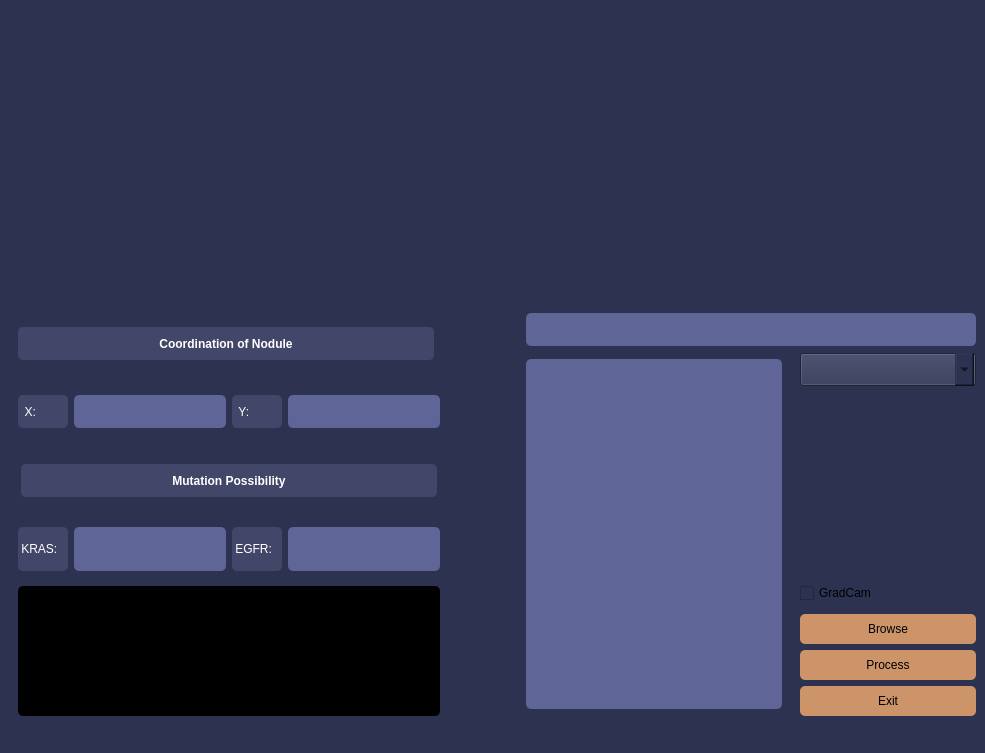
<?xml version="1.0" encoding="UTF-8"?>
<ui version="4.0">
 <class>MainWindow</class>
 <widget class="QMainWindow" name="MainWindow">
  <property name="geometry">
   <rect>
    <x>0</x>
    <y>0</y>
    <width>985</width>
    <height>753</height>
   </rect>
  </property>
  <property name="minimumSize">
   <size>
    <width>763</width>
    <height>678</height>
   </size>
  </property>
  <property name="windowTitle">
   <string>medSeg v.0.0.1</string>
  </property>
  <property name="styleSheet">
   <string notr="true">background-color: rgb(45, 50, 80);</string>
  </property>
  <widget class="QWidget" name="centralwidget">
   <property name="styleSheet">
    <string notr="true">QMainWindow {
	background-color: rgb(230, 230, 230);
	}</string>
   </property>
   <layout class="QVBoxLayout" name="verticalLayout">
    <item>
     <widget class="QWidget" name="widget" native="true">
      <layout class="QVBoxLayout" name="verticalLayout_2">
       <property name="leftMargin">
        <number>0</number>
       </property>
       <property name="topMargin">
        <number>0</number>
       </property>
       <property name="rightMargin">
        <number>0</number>
       </property>
       <property name="bottomMargin">
        <number>0</number>
       </property>
       <item>
        <widget class="QWidget" name="widget_2" native="true">
         <property name="minimumSize">
          <size>
           <width>0</width>
           <height>298</height>
          </size>
         </property>
         <layout class="QHBoxLayout" name="horizontalLayout">
          <property name="leftMargin">
           <number>0</number>
          </property>
          <property name="topMargin">
           <number>0</number>
          </property>
          <property name="rightMargin">
           <number>0</number>
          </property>
          <property name="bottomMargin">
           <number>0</number>
          </property>
          <item>
           <widget class="QWidget" name="widget_5" native="true">
            <layout class="QHBoxLayout" name="horizontalLayout_12">
             <property name="leftMargin">
              <number>12</number>
             </property>
             <property name="topMargin">
              <number>0</number>
             </property>
             <property name="rightMargin">
              <number>12</number>
             </property>
             <property name="bottomMargin">
              <number>0</number>
             </property>
             <item>
              <widget class="QLabel" name="raw_image">
               <property name="minimumSize">
                <size>
                 <width>298</width>
                 <height>298</height>
                </size>
               </property>
               <property name="maximumSize">
                <size>
                 <width>400</width>
                 <height>400</height>
                </size>
               </property>
               <property name="styleSheet">
                <string notr="true">QLabel {
	border-radius: 5px;
}</string>
               </property>
               <property name="text">
                <string/>
               </property>
               <property name="scaledContents">
                <bool>true</bool>
               </property>
              </widget>
             </item>
            </layout>
           </widget>
          </item>
          <item>
           <widget class="QWidget" name="widget_6" native="true">
            <layout class="QHBoxLayout" name="horizontalLayout_13">
             <property name="leftMargin">
              <number>12</number>
             </property>
             <property name="topMargin">
              <number>0</number>
             </property>
             <property name="rightMargin">
              <number>12</number>
             </property>
             <property name="bottomMargin">
              <number>0</number>
             </property>
             <item>
              <widget class="QLabel" name="mask_l">
               <property name="minimumSize">
                <size>
                 <width>298</width>
                 <height>298</height>
                </size>
               </property>
               <property name="maximumSize">
                <size>
                 <width>400</width>
                 <height>400</height>
                </size>
               </property>
               <property name="styleSheet">
                <string notr="true">QLabel {
	border-radius: 5px;
}</string>
               </property>
               <property name="text">
                <string/>
               </property>
               <property name="scaledContents">
                <bool>true</bool>
               </property>
              </widget>
             </item>
            </layout>
           </widget>
          </item>
          <item>
           <widget class="QWidget" name="widget_7" native="true">
            <layout class="QHBoxLayout" name="horizontalLayout_14">
             <property name="leftMargin">
              <number>12</number>
             </property>
             <property name="topMargin">
              <number>0</number>
             </property>
             <property name="rightMargin">
              <number>12</number>
             </property>
             <property name="bottomMargin">
              <number>0</number>
             </property>
             <item>
              <widget class="QLabel" name="segm_l">
               <property name="minimumSize">
                <size>
                 <width>298</width>
                 <height>298</height>
                </size>
               </property>
               <property name="maximumSize">
                <size>
                 <width>400</width>
                 <height>400</height>
                </size>
               </property>
               <property name="styleSheet">
                <string notr="true">QLabel {
	border-radius: 5px;
}</string>
               </property>
               <property name="text">
                <string/>
               </property>
               <property name="scaledContents">
                <bool>true</bool>
               </property>
              </widget>
             </item>
            </layout>
           </widget>
          </item>
         </layout>
        </widget>
       </item>
       <item>
        <widget class="QWidget" name="widget_3" native="true">
         <layout class="QHBoxLayout" name="horizontalLayout_3">
          <property name="leftMargin">
           <number>0</number>
          </property>
          <property name="topMargin">
           <number>0</number>
          </property>
          <property name="rightMargin">
           <number>0</number>
          </property>
          <property name="bottomMargin">
           <number>0</number>
          </property>
          <item>
           <widget class="QWidget" name="widget_8" native="true">
            <property name="minimumSize">
             <size>
              <width>440</width>
              <height>0</height>
             </size>
            </property>
            <layout class="QVBoxLayout" name="verticalLayout_3">
             <property name="leftMargin">
              <number>0</number>
             </property>
             <property name="topMargin">
              <number>0</number>
             </property>
             <property name="rightMargin">
              <number>0</number>
             </property>
             <property name="bottomMargin">
              <number>0</number>
             </property>
             <item>
              <widget class="QWidget" name="widget_10" native="true">
               <layout class="QVBoxLayout" name="verticalLayout_4">
                <property name="leftMargin">
                 <number>0</number>
                </property>
                <property name="topMargin">
                 <number>0</number>
                </property>
                <property name="rightMargin">
                 <number>0</number>
                </property>
                <property name="bottomMargin">
                 <number>0</number>
                </property>
                <item>
                 <widget class="QWidget" name="widget_13" native="true">
                  <layout class="QVBoxLayout" name="verticalLayout_5">
                   <item>
                    <widget class="QLabel" name="label">
                     <property name="minimumSize">
                      <size>
                       <width>0</width>
                       <height>33</height>
                      </size>
                     </property>
                     <property name="maximumSize">
                      <size>
                       <width>416</width>
                       <height>33</height>
                      </size>
                     </property>
                     <property name="font">
                      <font>
                       <weight>75</weight>
                       <bold>true</bold>
                      </font>
                     </property>
                     <property name="styleSheet">
                      <string notr="true">background-color: rgb(66, 71, 105);
border-radius: 5px;
color: white;
</string>
                     </property>
                     <property name="text">
                      <string>Coordination of Nodule</string>
                     </property>
                     <property name="alignment">
                      <set>Qt::AlignCenter</set>
                     </property>
                    </widget>
                   </item>
                  </layout>
                 </widget>
                </item>
                <item>
                 <widget class="QWidget" name="widget_14" native="true">
                  <layout class="QHBoxLayout" name="horizontalLayout_4">
                   <item>
                    <widget class="QLabel" name="label_2">
                     <property name="minimumSize">
                      <size>
                       <width>0</width>
                       <height>33</height>
                      </size>
                     </property>
                     <property name="maximumSize">
                      <size>
                       <width>50</width>
                       <height>33</height>
                      </size>
                     </property>
                     <property name="styleSheet">
                      <string notr="true">background-color: rgb(66, 71, 105);
border-radius: 5px;
color: white;
</string>
                     </property>
                     <property name="text">
                      <string>  X:</string>
                     </property>
                     <property name="margin">
                      <number>10</number>
                     </property>
                    </widget>
                   </item>
                   <item>
                    <widget class="QLabel" name="x_loc_label">
                     <property name="minimumSize">
                      <size>
                       <width>0</width>
                       <height>33</height>
                      </size>
                     </property>
                     <property name="maximumSize">
                      <size>
                       <width>16777215</width>
                       <height>33</height>
                      </size>
                     </property>
                     <property name="styleSheet">
                      <string notr="true">background-color: rgb(95, 101, 151);
border-radius: 5px;
color: white;
</string>
                     </property>
                     <property name="text">
                      <string/>
                     </property>
                     <property name="alignment">
                      <set>Qt::AlignCenter</set>
                     </property>
                     <property name="margin">
                      <number>3</number>
                     </property>
                    </widget>
                   </item>
                   <item>
                    <widget class="QLabel" name="label_4">
                     <property name="minimumSize">
                      <size>
                       <width>0</width>
                       <height>33</height>
                      </size>
                     </property>
                     <property name="maximumSize">
                      <size>
                       <width>50</width>
                       <height>33</height>
                      </size>
                     </property>
                     <property name="styleSheet">
                      <string notr="true">background-color: rgb(66, 71, 105);
border-radius: 5px;
color: white;
</string>
                     </property>
                     <property name="text">
                      <string>  Y:</string>
                     </property>
                     <property name="margin">
                      <number>10</number>
                     </property>
                    </widget>
                   </item>
                   <item>
                    <widget class="QLabel" name="y_loc_label">
                     <property name="minimumSize">
                      <size>
                       <width>0</width>
                       <height>33</height>
                      </size>
                     </property>
                     <property name="maximumSize">
                      <size>
                       <width>16777215</width>
                       <height>33</height>
                      </size>
                     </property>
                     <property name="styleSheet">
                      <string notr="true">background-color: rgb(95, 101, 151);
border-radius: 5px;
color: white;
</string>
                     </property>
                     <property name="text">
                      <string/>
                     </property>
                     <property name="alignment">
                      <set>Qt::AlignCenter</set>
                     </property>
                     <property name="margin">
                      <number>3</number>
                     </property>
                    </widget>
                   </item>
                  </layout>
                 </widget>
                </item>
               </layout>
              </widget>
             </item>
             <item>
              <widget class="QWidget" name="widget_11" native="true">
               <layout class="QVBoxLayout" name="verticalLayout_6">
                <property name="leftMargin">
                 <number>0</number>
                </property>
                <property name="topMargin">
                 <number>0</number>
                </property>
                <property name="rightMargin">
                 <number>0</number>
                </property>
                <property name="bottomMargin">
                 <number>0</number>
                </property>
                <item>
                 <widget class="QWidget" name="widget_15" native="true">
                  <layout class="QHBoxLayout" name="horizontalLayout_5">
                   <item>
                    <widget class="QLabel" name="label_8">
                     <property name="minimumSize">
                      <size>
                       <width>0</width>
                       <height>33</height>
                      </size>
                     </property>
                     <property name="maximumSize">
                      <size>
                       <width>416</width>
                       <height>33</height>
                      </size>
                     </property>
                     <property name="font">
                      <font>
                       <weight>75</weight>
                       <bold>true</bold>
                      </font>
                     </property>
                     <property name="styleSheet">
                      <string notr="true">background-color: rgb(66, 71, 105);
border-radius: 5px;
color: white;
</string>
                     </property>
                     <property name="text">
                      <string>Mutation Possibility</string>
                     </property>
                     <property name="alignment">
                      <set>Qt::AlignCenter</set>
                     </property>
                    </widget>
                   </item>
                  </layout>
                 </widget>
                </item>
                <item>
                 <widget class="QWidget" name="widget_16" native="true">
                  <layout class="QHBoxLayout" name="horizontalLayout_6">
                   <item>
                    <widget class="QLabel" name="label_11">
                     <property name="minimumSize">
                      <size>
                       <width>0</width>
                       <height>33</height>
                      </size>
                     </property>
                     <property name="maximumSize">
                      <size>
                       <width>50</width>
                       <height>16777215</height>
                      </size>
                     </property>
                     <property name="styleSheet">
                      <string notr="true">background-color: rgb(66, 71, 105);
border-radius: 5px;
color: white;
</string>
                     </property>
                     <property name="text">
                      <string> KRAS:</string>
                     </property>
                     <property name="margin">
                      <number>5</number>
                     </property>
                    </widget>
                   </item>
                   <item>
                    <widget class="QLabel" name="kras_label">
                     <property name="minimumSize">
                      <size>
                       <width>0</width>
                       <height>33</height>
                      </size>
                     </property>
                     <property name="styleSheet">
                      <string notr="true">background-color: rgb(95, 101, 151);
border-radius: 5px;
color: white;
</string>
                     </property>
                     <property name="text">
                      <string/>
                     </property>
                     <property name="alignment">
                      <set>Qt::AlignCenter</set>
                     </property>
                     <property name="margin">
                      <number>3</number>
                     </property>
                    </widget>
                   </item>
                   <item>
                    <widget class="QLabel" name="label_13">
                     <property name="minimumSize">
                      <size>
                       <width>0</width>
                       <height>33</height>
                      </size>
                     </property>
                     <property name="maximumSize">
                      <size>
                       <width>50</width>
                       <height>16777215</height>
                      </size>
                     </property>
                     <property name="styleSheet">
                      <string notr="true">background-color: rgb(66, 71, 105);
border-radius: 5px;
color: white;
</string>
                     </property>
                     <property name="text">
                      <string> EGFR:</string>
                     </property>
                     <property name="margin">
                      <number>5</number>
                     </property>
                    </widget>
                   </item>
                   <item>
                    <widget class="QLabel" name="egfr_label">
                     <property name="minimumSize">
                      <size>
                       <width>0</width>
                       <height>33</height>
                      </size>
                     </property>
                     <property name="styleSheet">
                      <string notr="true">background-color: rgb(95, 101, 151);
border-radius: 5px;
color: white;
</string>
                     </property>
                     <property name="text">
                      <string/>
                     </property>
                     <property name="alignment">
                      <set>Qt::AlignCenter</set>
                     </property>
                     <property name="margin">
                      <number>3</number>
                     </property>
                    </widget>
                   </item>
                  </layout>
                 </widget>
                </item>
               </layout>
              </widget>
             </item>
             <item>
              <widget class="QWidget" name="widget_12" native="true">
               <layout class="QVBoxLayout" name="verticalLayout_7">
                <property name="leftMargin">
                 <number>0</number>
                </property>
                <property name="topMargin">
                 <number>0</number>
                </property>
                <property name="rightMargin">
                 <number>0</number>
                </property>
                <property name="bottomMargin">
                 <number>0</number>
                </property>
                <item>
                 <widget class="QWidget" name="term_wi" native="true">
                  <layout class="QVBoxLayout" name="verticalLayout_13">
                   <property name="topMargin">
                    <number>0</number>
                   </property>
                   <property name="bottomMargin">
                    <number>0</number>
                   </property>
                   <item>
                    <widget class="QLabel" name="label_3">
                     <property name="font">
                      <font>
                       <family>.SF NS</family>
                      </font>
                     </property>
                     <property name="styleSheet">
                      <string notr="true">QLabel {
	border-radius: 5px;
	background-color: rgb(0, 0, 0);
	color: white;
}</string>
                     </property>
                     <property name="text">
                      <string/>
                     </property>
                     <property name="alignment">
                      <set>Qt::AlignLeading|Qt::AlignLeft|Qt::AlignTop</set>
                     </property>
                     <property name="margin">
                      <number>10</number>
                     </property>
                    </widget>
                   </item>
                  </layout>
                 </widget>
                </item>
               </layout>
              </widget>
             </item>
            </layout>
           </widget>
          </item>
          <item>
           <spacer name="horizontalSpacer">
            <property name="orientation">
             <enum>Qt::Horizontal</enum>
            </property>
            <property name="sizeHint" stdset="0">
             <size>
              <width>40</width>
              <height>20</height>
             </size>
            </property>
           </spacer>
          </item>
          <item>
           <widget class="QWidget" name="widget_9" native="true">
            <layout class="QVBoxLayout" name="verticalLayout_8">
             <property name="leftMargin">
              <number>0</number>
             </property>
             <property name="topMargin">
              <number>0</number>
             </property>
             <property name="rightMargin">
              <number>0</number>
             </property>
             <property name="bottomMargin">
              <number>0</number>
             </property>
             <item>
              <widget class="QWidget" name="widget_21" native="true">
               <layout class="QVBoxLayout" name="verticalLayout_9">
                <property name="leftMargin">
                 <number>0</number>
                </property>
                <property name="topMargin">
                 <number>0</number>
                </property>
                <property name="rightMargin">
                 <number>0</number>
                </property>
                <property name="bottomMargin">
                 <number>0</number>
                </property>
                <item>
                 <widget class="QWidget" name="widget_23" native="true">
                  <property name="maximumSize">
                   <size>
                    <width>16777215</width>
                    <height>33</height>
                   </size>
                  </property>
                  <layout class="QVBoxLayout" name="verticalLayout_10">
                   <property name="leftMargin">
                    <number>0</number>
                   </property>
                   <property name="topMargin">
                    <number>0</number>
                   </property>
                   <property name="rightMargin">
                    <number>0</number>
                   </property>
                   <property name="bottomMargin">
                    <number>0</number>
                   </property>
                   <item>
                    <widget class="QLineEdit" name="line_getcwd">
                     <property name="minimumSize">
                      <size>
                       <width>0</width>
                       <height>33</height>
                      </size>
                     </property>
                     <property name="maximumSize">
                      <size>
                       <width>16777215</width>
                       <height>33</height>
                      </size>
                     </property>
                     <property name="layoutDirection">
                      <enum>Qt::RightToLeft</enum>
                     </property>
                     <property name="styleSheet">
                      <string notr="true">background-color: rgb(95, 101, 151);
border-radius: 5px;
color: white;
</string>
                     </property>
                     <property name="maxLength">
                      <number>500</number>
                     </property>
                     <property name="cursorPosition">
                      <number>0</number>
                     </property>
                     <property name="alignment">
                      <set>Qt::AlignRight|Qt::AlignTrailing|Qt::AlignVCenter</set>
                     </property>
                    </widget>
                   </item>
                  </layout>
                 </widget>
                </item>
                <item>
                 <widget class="QWidget" name="widget_19" native="true">
                  <layout class="QHBoxLayout" name="horizontalLayout_9">
                   <property name="leftMargin">
                    <number>0</number>
                   </property>
                   <property name="topMargin">
                    <number>0</number>
                   </property>
                   <property name="rightMargin">
                    <number>0</number>
                   </property>
                   <property name="bottomMargin">
                    <number>0</number>
                   </property>
                   <item>
                    <widget class="QWidget" name="widget_25" native="true">
                     <layout class="QVBoxLayout" name="verticalLayout_11">
                      <property name="leftMargin">
                       <number>0</number>
                      </property>
                      <property name="topMargin">
                       <number>0</number>
                      </property>
                      <property name="rightMargin">
                       <number>0</number>
                      </property>
                      <property name="bottomMargin">
                       <number>0</number>
                      </property>
                      <item>
                       <widget class="QListWidget" name="listWidget">
                        <property name="minimumSize">
                         <size>
                          <width>0</width>
                          <height>330</height>
                         </size>
                        </property>
                        <property name="maximumSize">
                         <size>
                          <width>16777215</width>
                          <height>350</height>
                         </size>
                        </property>
                        <property name="font">
                         <font>
                          <pointsize>14</pointsize>
                         </font>
                        </property>
                        <property name="styleSheet">
                         <string notr="true">background-color: rgb(95, 101, 151);
border-radius: 5px;
color: white;

</string>
                        </property>
                       </widget>
                      </item>
                     </layout>
                    </widget>
                   </item>
                   <item>
                    <widget class="QWidget" name="widget_24" native="true">
                     <property name="minimumSize">
                      <size>
                       <width>170</width>
                       <height>0</height>
                      </size>
                     </property>
                     <property name="layoutDirection">
                      <enum>Qt::LeftToRight</enum>
                     </property>
                     <property name="autoFillBackground">
                      <bool>false</bool>
                     </property>
                     <layout class="QVBoxLayout" name="verticalLayout_12">
                      <property name="leftMargin">
                       <number>12</number>
                      </property>
                      <property name="topMargin">
                       <number>0</number>
                      </property>
                      <property name="rightMargin">
                       <number>0</number>
                      </property>
                      <property name="bottomMargin">
                       <number>0</number>
                      </property>
                      <item>
                       <widget class="QComboBox" name="comboBox">
                        <property name="minimumSize">
                         <size>
                          <width>176</width>
                          <height>33</height>
                         </size>
                        </property>
                        <property name="maximumSize">
                         <size>
                          <width>120</width>
                          <height>30</height>
                         </size>
                        </property>
                        <property name="styleSheet">
                         <string notr="true">background-color: rgb(66, 71, 105);
border-radius: 5px;
padding-left: 5px;

QComboBox::drop-down {
    width: 0px;
    height: 0px;
    border: 0px;
}

QComboBox QAbstractItemView {
	color: rgb(255, 255, 255);	
	border-radius: 5px;
	background-color: rgb(95, 101, 151);
	padding-left: 5px;
	selection-background-color: rgb(39, 44, 54);
}

QComboBox::down-arrow {
	margin-left: 10px;
}
</string>
                        </property>
                        <property name="sizeAdjustPolicy">
                         <enum>QComboBox::AdjustToContents</enum>
                        </property>
                        <property name="minimumContentsLength">
                         <number>10</number>
                        </property>
                        <property name="iconSize">
                         <size>
                          <width>5</width>
                          <height>5</height>
                         </size>
                        </property>
                       </widget>
                      </item>
                      <item>
                       <spacer name="verticalSpacer">
                        <property name="orientation">
                         <enum>Qt::Vertical</enum>
                        </property>
                        <property name="sizeHint" stdset="0">
                         <size>
                          <width>20</width>
                          <height>40</height>
                         </size>
                        </property>
                       </spacer>
                      </item>
                      <item>
                       <widget class="QWidget" name="widget_17" native="true">
                        <property name="minimumSize">
                         <size>
                          <width>110</width>
                          <height>30</height>
                         </size>
                        </property>
                        <layout class="QVBoxLayout" name="verticalLayout_14">
                         <property name="spacing">
                          <number>0</number>
                         </property>
                         <property name="leftMargin">
                          <number>0</number>
                         </property>
                         <property name="topMargin">
                          <number>0</number>
                         </property>
                         <property name="rightMargin">
                          <number>0</number>
                         </property>
                         <property name="bottomMargin">
                          <number>0</number>
                         </property>
                         <item>
                          <widget class="QCheckBox" name="grad_cam_checkBox">
                           <property name="text">
                            <string>GradCam</string>
                           </property>
                          </widget>
                         </item>
                        </layout>
                       </widget>
                      </item>
                      <item>
                       <widget class="QPushButton" name="browse_btn">
                        <property name="minimumSize">
                         <size>
                          <width>176</width>
                          <height>30</height>
                         </size>
                        </property>
                        <property name="maximumSize">
                         <size>
                          <width>176</width>
                          <height>33</height>
                         </size>
                        </property>
                        <property name="styleSheet">
                         <string notr="true">QPushButton {
	border-radius: 5px;
	background-color: rgba(246, 173, 113, 203);
}

QPushButton:hover {
	border-radius: 5px;
	background-color: rgb(246, 173, 113);
	color: white;
}</string>
                        </property>
                        <property name="text">
                         <string>Browse</string>
                        </property>
                       </widget>
                      </item>
                      <item>
                       <widget class="QPushButton" name="process_btn">
                        <property name="minimumSize">
                         <size>
                          <width>176</width>
                          <height>30</height>
                         </size>
                        </property>
                        <property name="maximumSize">
                         <size>
                          <width>176</width>
                          <height>33</height>
                         </size>
                        </property>
                        <property name="styleSheet">
                         <string notr="true">QPushButton {
	border-radius: 5px;
	background-color: rgba(246, 173, 113, 203);
}

QPushButton:hover {
	border-radius: 5px;
	background-color: rgb(246, 173, 113);
	color: white;
}</string>
                        </property>
                        <property name="text">
                         <string>Process</string>
                        </property>
                       </widget>
                      </item>
                      <item>
                       <widget class="QPushButton" name="ext_btn">
                        <property name="minimumSize">
                         <size>
                          <width>176</width>
                          <height>30</height>
                         </size>
                        </property>
                        <property name="maximumSize">
                         <size>
                          <width>176</width>
                          <height>33</height>
                         </size>
                        </property>
                        <property name="styleSheet">
                         <string notr="true">QPushButton {
	border-radius: 5px;
	background-color: rgba(246, 173, 113, 203);
}

QPushButton:hover {
	border-radius: 5px;
	background-color: rgb(246, 173, 113);
	color: white;
}</string>
                        </property>
                        <property name="text">
                         <string>Exit</string>
                        </property>
                       </widget>
                      </item>
                     </layout>
                    </widget>
                   </item>
                  </layout>
                 </widget>
                </item>
               </layout>
              </widget>
             </item>
            </layout>
           </widget>
          </item>
         </layout>
        </widget>
       </item>
      </layout>
     </widget>
    </item>
    <item>
     <widget class="QWidget" name="widget_4" native="true">
      <property name="maximumSize">
       <size>
        <width>16777215</width>
        <height>80</height>
       </size>
      </property>
      <layout class="QHBoxLayout" name="horizontalLayout_2">
       <property name="leftMargin">
        <number>0</number>
       </property>
       <property name="topMargin">
        <number>0</number>
       </property>
       <property name="rightMargin">
        <number>0</number>
       </property>
       <property name="bottomMargin">
        <number>0</number>
       </property>
      </layout>
     </widget>
    </item>
   </layout>
  </widget>
  <widget class="QStatusBar" name="statusBar">
   <property name="styleSheet">
    <string notr="true">QStatusBar {
	color:white;
}</string>
   </property>
  </widget>
 </widget>
 <resources/>
 <connections/>
</ui>
